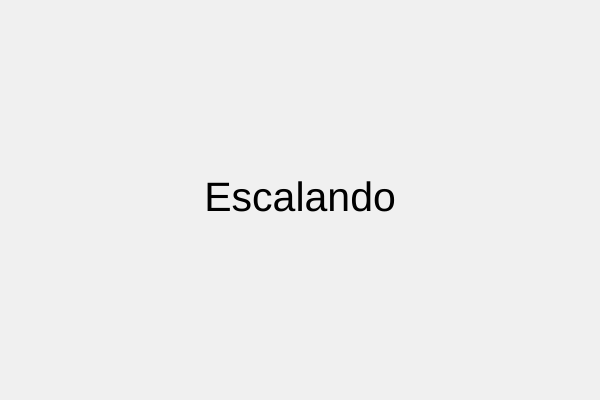
Frame 1 (no input)
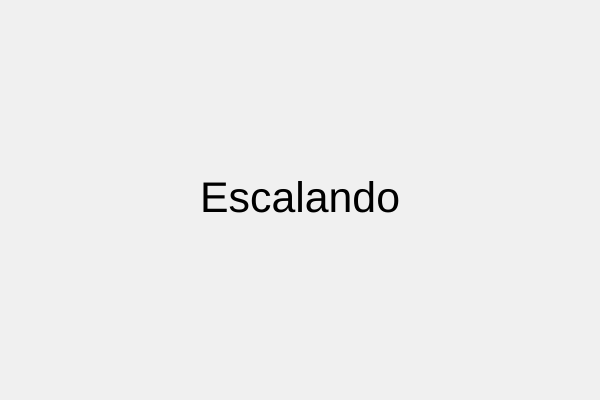
Frame 60 (no input)
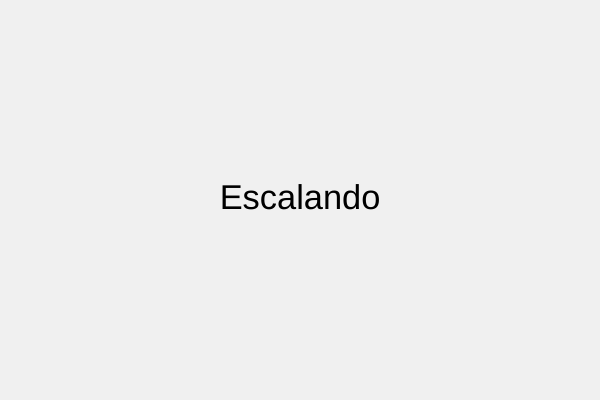
Frame 120 (the mouse pressed at the canvas centre since frame 60)

The p5.js sketch that drew these frames (run headless with seeded random() and noise() and a simulated clock; from frame 60 on, the mouse is pressed at the canvas centre):

// p5.js sketch
// ── sketch.js
function setup() {
  createCanvas(600, 400);
}

function draw(){
background(240);
let s = 1 + 0.5*sin(frameCount*0.05);
push();
translate(width/2,height/2);
scale(s);
textAlign(CENTER,CENTER);
textSize(40);
text("Escalando",0,0);
pop();
}
